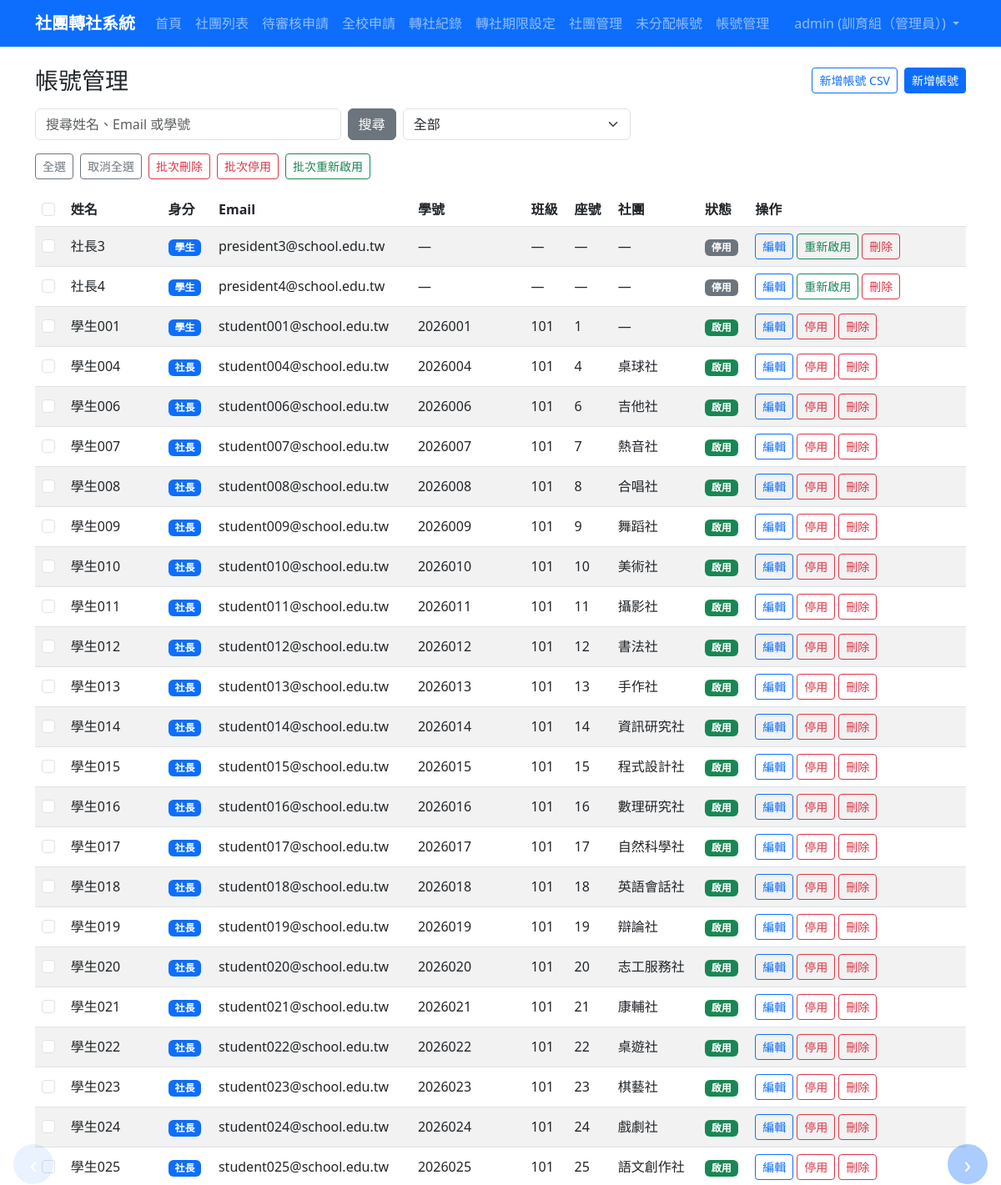
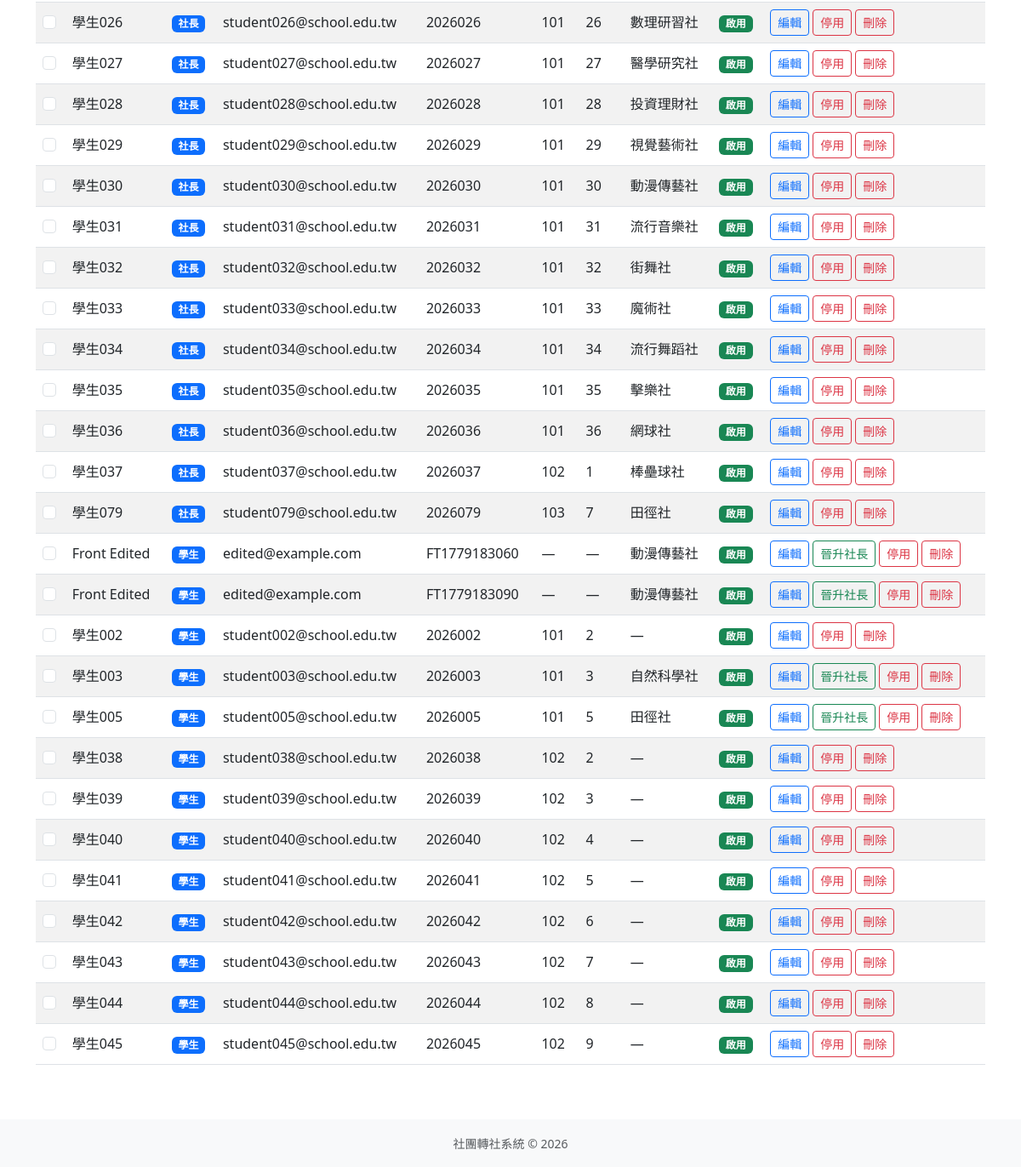
Before: /admin-panel/accounts/ (signed in) with the older database file (2 pictures, top to bottom).
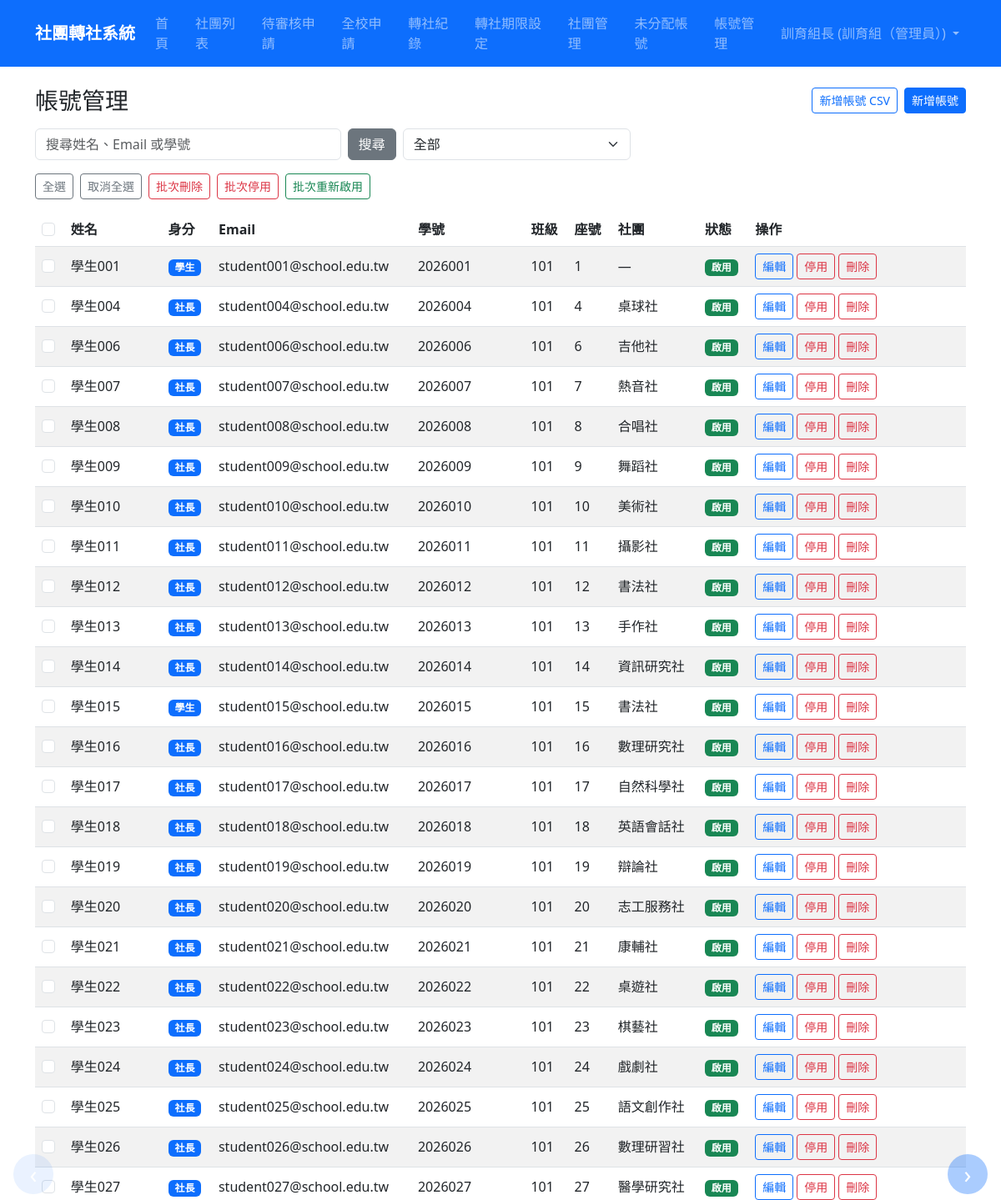
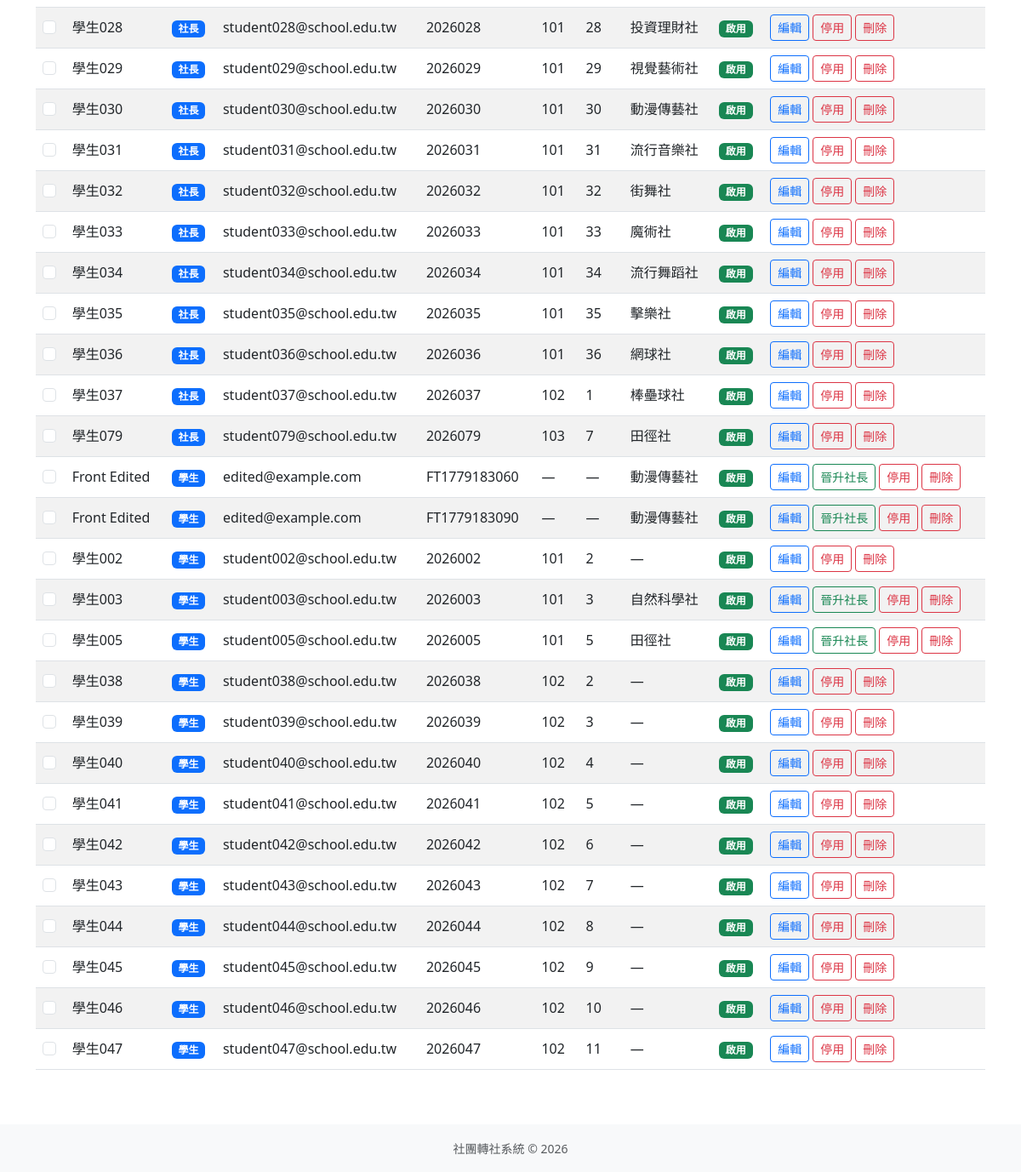
After: the same page with the newer database file (2 pictures, top to bottom).
### accounts/models.py (models this page shows, shortened)
class User(django.contrib.auth.models.AbstractUser):
    ROLE_CHOICES = [
        ('student', '學生'),
        ('president', '社長'),
        ('teacher', '指導老師'),
        ('admin', '訓育組（管理員）'),
    ]
    role = models.CharField(
        max_length=20,
        choices=ROLE_CHOICES,
        default='student',
        verbose_name='身分組'
    )
    student_id = models.CharField(
        max_length=20,
        blank=True,
        verbose_name='學號'
    )
    class_name = models.CharField(
        max_length=20,
        blank=True,
        verbose_name='班級'
    )
    seat_number = models.PositiveSmallIntegerField(
        null=True,
        blank=True,
        verbose_name='座號'
    )
    club = models.ForeignKey(
        'clubs.Club',
        on_delete=models.SET_NULL,
        null=True,
        blank=True,
        verbose_name='所屬社團',
        related_name='members'
    )
    class Meta:
        verbose_name = '使用者'
        verbose_name_plural = '使用者'

### clubs/models.py (models this page shows, shortened)
class Club(models.Model):
    CATEGORY_CHOICES = [
        ('academic', '學術類'),
        ('arts', '藝文類'),
        ('performance', '藝能類'),
        ('recreation', '康輔類'),
        ('sports', '體育類'),
    ]
    code = models.CharField(max_length=10, unique=True, null=True, blank=True, verbose_name='社團代號')
    name = models.CharField(max_length=100, verbose_name='社團名稱')
    teacher = models.CharField(max_length=50, default='', verbose_name='指導老師')
    president = models.CharField(max_length=50, default='', verbose_name='社長')
    location = models.CharField(max_length=100, blank=True, verbose_name='社課場地')
    category = models.CharField(max_length=20, choices=CATEGORY_CHOICES, blank=True, verbose_name='類別')
    description = models.TextField(blank=True, verbose_name='社團描述')
    max_members = models.PositiveIntegerField(default=30, verbose_name='人數上限')
    current_members = models.PositiveIntegerField(default=0, verbose_name='現有人數')
    is_active = models.BooleanField(default=True, verbose_name='啟用中')
    created_at = models.DateTimeField(auto_now_add=True, verbose_name='建立時間')
    updated_at = models.DateTimeField(auto_now=True, verbose_name='更新時間')
    class Meta:
        verbose_name = '社團'
        verbose_name_plural = '社團'
        ordering = ['name']
    def __str__(self):
        return self.name

### accounts/views.py (the view)
# urls.py: path('admin-panel/accounts/', views.AccountAdminListView.as_view(), name='account_admin_list'),
class AccountAdminListView(LoginRequiredMixin, AdminRequiredMixin, ListView):
    template_name = 'accounts/account_admin_list.html'
    context_object_name = 'accounts'
    paginate_by = 50
    allowed_roles = ['student', 'president', 'teacher']
    def get_queryset(self):
        queryset = User.objects.filter(
            role__in=self.allowed_roles,
            is_superuser=False,
        ).select_related('club').order_by('role', 'username')
        role = self.request.GET.get('role', '').strip()
        if role in self.allowed_roles:
            queryset = queryset.filter(role=role)
        elif role == 'inactive':
            queryset = queryset.filter(is_active=False)
        query = self.request.GET.get('q', '').strip()
        if query:
            queryset = queryset.filter(
                Q(first_name__icontains=query)
                | Q(student_id__icontains=query)
                | Q(email__icontains=query)
            )
        return queryset
    def get_context_data(self, **kwargs):
        context = super().get_context_data(**kwargs)
        context['q'] = self.request.GET.get('q', '').strip()
        context['selected_role'] = self.request.GET.get('role', '').strip()
        context['role_options'] = [
            ('', '全部'),
            ('student', '學生'),
            ('president', '社長'),
            ('teacher', '指導老師'),
            ('inactive', '已停用帳號'),
        ]
        return context

### templates/accounts/account_admin_list.html (shortened to what this page needs)
{% extends "base.html" %}
{% load account_extras %}
{% block content %}
<div class="d-flex justify-content-between align-items-center mb-3">
    <h1 class="h3 mb-0">帳號管理</h1>
    <div class="d-flex flex-wrap gap-2">
        <a class="btn btn-outline-primary btn-sm" href="{% url 'account_admin_import' %}">新增帳號 CSV</a>
        <a class="btn btn-primary btn-sm" href="{% url 'account_admin_create' %}">新增帳號</a>
    </div>
</div>
<form method="get" class="row g-2 mb-3" id="account-filter-form">
    <div class="col-sm-6 col-md-4">
        <input type="search" name="q" value="{{ q }}" class="form-control" placeholder="搜尋姓名、Email 或學號">
    </div>
    <div class="col-auto">
        <button type="submit" class="btn btn-secondary">搜尋</button>
    </div>
    <div class="col-sm-4 col-md-3">
        <select name="role" class="form-select" id="account-role-filter">
            {% for value, label in role_options %}
                <option value="{{ value }}" {% if selected_role == value %}selected{% endif %}>{{ label }}</option>
            {% endfor %}
        </select>
    </div>
</form>
<div class="d-flex flex-wrap gap-2 mb-3">
    <button type="button" class="btn btn-outline-secondary btn-sm" id="select-all-accounts">全選</button>
    <button type="button" class="btn btn-outline-secondary btn-sm" id="clear-all-accounts">取消全選</button>
    <button type="submit" class="btn btn-outline-danger btn-sm" form="account-bulk-form" formaction="{% url 'account_admin_bulk_delete_confirm' %}">批次刪除</button>
    <button type="submit" class="btn btn-outline-danger btn-sm" form="account-bulk-form" formaction="{% url 'account_admin_bulk_deactivate' %}">批次停用</button>
    <button type="submit" class="btn btn-outline-success btn-sm" form="account-bulk-form" formaction="{% url 'account_admin_bulk_reactivate' %}">批次重新啟用</button>
</div>
<div class="table-responsive">
    <table class="table table-striped table-hover align-middle">
        <thead>
            <tr>
                <th scope="col">
                    <input type="checkbox" class="form-check-input" id="toggle-all-accounts" aria-label="全選帳號">
                </th>
                <th>姓名</th>
                <th>身分</th>
                <th>Email</th>
                <th>學號</th>
                <th>班級</th>
                <th>座號</th>
                <th>社團</th>
                <th>狀態</th>
                <th>操作</th>
            </tr>
        </thead>
        <tbody>
            {% for account in accounts %}
                <tr>
                    <td>
                        <input type="checkbox" class="form-check-input account-checkbox" name="account_ids" value="{{ account.pk }}" form="account-bulk-form" aria-label="選取 {{ account.username }}">
                    </td>
                    <td>{{ account.first_name|default:account.username }}</td>
                    <td>
                        {% if account.role == 'student' or account.role == 'president' %}
                            <span class="badge bg-primary">{{ account|display_role }}</span>
                        {% elif account.role == 'teacher' %}
                            <span class="badge bg-info text-dark">指導老師</span>
                        {% else %}
                            {{ account|display_role }}
                        {% endif %}
                    </td>
                    <td>{{ account.email|default:"—" }}</td>
                    <td>{{ account.student_id|default:"—" }}</td>
                    {% if account.role == 'teacher' %}
                        <td>—</td>
                        <td>—</td>
                        <td>—</td>
                    {% else %}
                        <td>{{ account.class_name|default:"—" }}</td>
                        <td>{{ account.seat_number|default:"—" }}</td>
                        <td>{{ account.club|default:"—" }}</td>
                    {% endif %}
                    <td>
                        {% if account.is_active %}
                            <span class="badge bg-success">啟用</span>
                        {% else %}
                            <span class="badge bg-secondary">停用</span>
                        {% endif %}
                    </td>
                    <td>
                        <div class="d-flex flex-wrap gap-1">
                            {% if account.role == 'teacher' %}
                                <a href="{% url 'teacher_admin_edit' account.pk %}?next=account_admin_list" class="btn btn-sm btn-outline-primary">編輯</a>
                                {% if account.is_active %}
                                    <a href="{% url 'teacher_admin_deactivate' account.pk %}?next=account_admin_list" class="btn btn-sm btn-outline-danger">停用</a>
                                {% else %}
                                    <form method="post" action="{% url 'teacher_admin_reactivate' account.pk %}" class="d-inline">
                                        {% csrf_token %}
                                        <input type="hidden" name="next" value="account_admin_list">
                                        <button type="submit" class="btn btn-sm btn-outline-success">重新啟用</button>
                                    </form>
                                {% endif %}
                                <a href="{% url 'teacher_admin_delete' account.pk %}?next=account_admin_list" class="btn btn-sm btn-outline-danger">刪除</a>
                            {% else %}
                                <a href="{% url 'student_admin_edit' account.pk %}?next=account_admin_list" class="btn btn-sm btn-outline-primary">編輯</a>
                                {% if account.role == 'student' and account.club %}
                                    <form method="post" action="{% url 'account_admin_promote_president' account.pk %}" class="d-inline">
                                        <button type="submit" class="btn btn-sm btn-outline-success">晉升社長</button>
                                    </form>
                                {% endif %}
                                {% if account.is_active %}
                                    <a href="{% url 'student_admin_deactivate' account.pk %}?next=account_admin_list" class="btn btn-sm btn-outline-danger">停用</a>
                                {% else %}
                                    <form method="post" action="{% url 'student_admin_reactivate' account.pk %}" class="d-inline">
                                        <button type="submit" class="btn btn-sm btn-outline-success">重新啟用</button>
                                    </form>
                                {% endif %}
                                <a href="{% url 'student_admin_delete' account.pk %}?next=account_admin_list" class="btn btn-sm btn-outline-danger">刪除</a>
                            {% endif %}
                        </div>
                    </td>
                </tr>
            {% empty %}
                <tr>
                    <td colspan="10" class="text-center text-muted">沒有符合條件的帳號。</td>
                </tr>
            {% endfor %}
        </tbody>
    </table>
</div>
{% if is_paginated %}
    {% if page_obj.has_previous %}
        <a class="account-page-arrow left" href="?q={{ q|urlencode }}&role={{ selected_role|urlencode }}&page={{ page_obj.previous_page_number }}" aria-label="上一頁">&lsaquo;</a>
    {% else %}
        <span class="account-page-arrow left disabled" aria-hidden="true">&lsaquo;</span>
    {% endif %}
    {% if page_obj.has_next %}
        <a class="account-page-arrow right" href="?q={{ q|urlencode }}&role={{ selected_role|urlencode }}&page={{ page_obj.next_page_number }}" aria-label="下一頁">&rsaquo;</a>
    {% else %}
        <span class="account-page-arrow right disabled" aria-hidden="true">&rsaquo;</span>
    {% endif %}
{% endif %}
{% endblock %}

### templates/base.html (shortened to what this page needs)
<!DOCTYPE html>
{% load account_extras %}
<html lang="zh-TW">
<head>
    <link href="https://cdn.jsdelivr.net/npm/bootstrap@5.3.0/dist/css/bootstrap.min.css" rel="stylesheet">
</head>
<body>
    <nav class="navbar navbar-expand-lg navbar-dark bg-primary">
        <div class="container">
            <a class="navbar-brand" href="{% url 'home' %}">社團轉社系統</a>
            <div class="collapse navbar-collapse" id="navbarNav">
                <ul class="navbar-nav me-auto">
                    <li class="nav-item">
                        <a class="nav-link" href="{% url 'home' %}">首頁</a>
                    </li>
                    <li class="nav-item">
                        <a class="nav-link" href="{% url 'club_list' %}">社團列表</a>
                    </li>
                    {% if user.is_authenticated %}
                        {% if user.is_superuser or user.role == 'president' or user.role == 'teacher' or user.role == 'admin' %}
                            <li class="nav-item">
                                <a class="nav-link position-relative" href="{% url 'pending_approvals' %}">
                                    待審核申請
                                </a>
                            </li>
                        {% endif %}
                        {% if user.is_superuser or user.role == 'admin' %}
                            <li class="nav-item">
                                <a class="nav-link" href="{% url 'all_requests' %}">全校申請</a>
                            </li>
                        {% endif %}
                        {% if user.is_superuser or user.role == 'admin' %}
                            <li class="nav-item">
                                <a class="nav-link" href="{% url 'transfer_record_archive_list' %}">轉社紀錄</a>
                            </li>
                            <li class="nav-item">
                                <a class="nav-link" href="{% url 'transfer_window_settings' %}">轉社期限設定</a>
                            </li>
                            <li class="nav-item">
                                <a class="nav-link" href="{% url 'club_admin_list' %}">社團管理</a>
                            </li>
                            <li class="nav-item">
                                <a class="nav-link" href="{% url 'unassigned_account_list' %}">未分配帳號</a>
                            </li>
                            <li class="nav-item">
                                <a class="nav-link" href="{% url 'account_admin_list' %}">帳號管理</a>
                            </li>
                        {% endif %}
                    {% endif %}
                </ul>
                <ul class="navbar-nav">
                    {% if user.is_authenticated %}
                        <li class="nav-item dropdown">
                            <a class="nav-link dropdown-toggle" href="#" role="button" data-bs-toggle="dropdown">
                                {{ user.get_full_name|default:user.username }} ({{ user|display_role }})
                            </a>
                        </li>
                    {% else %}
                        <li class="nav-item">
                            <a class="nav-link" href="{% url 'login' %}">登入</a>
                        </li>
                    {% endif %}
                </ul>
            </div>
        </div>
    </nav>
    <main class="container my-4">
        {% block content %}{% endblock %}
    </main>
    <footer class="bg-light py-3 mt-5">
        <div class="container text-center text-muted">
            <small>社團轉社系統 &copy; 2026</small>
        </div>
    </footer>
</body>
</html>

Changed rows visible on the page:
removed User: first_name "社長3", role+club "學生", email "president3@school.edu.tw", student_id "—", class_name "—", seat_number "—", club "—", is_active "停用", shows "編輯"
removed User: first_name "社長4", role+club "學生", email "president4@school.edu.tw", student_id "—", class_name "—", seat_number "—", club "—", is_active "停用", shows "編輯"
changed User "訓育組（管理員）": get_full_name "admin" → "訓育組長"
changed User "學生015": role+club+id "社長" → "學生"; club "程式設計社" → "書法社"
now on this page (row unchanged): User: first_name "學生046", role "學生", email "student046@school.edu.tw", student_id "2026046", class_name "102", seat_number "10", club "—", is_active "啟用", shows "編輯"
now on this page (row unchanged): User: first_name "學生047", role "學生", email "student047@school.edu.tw", student_id "2026047", class_name "102", seat_number "11", club "—", is_active "啟用", shows "編輯"
